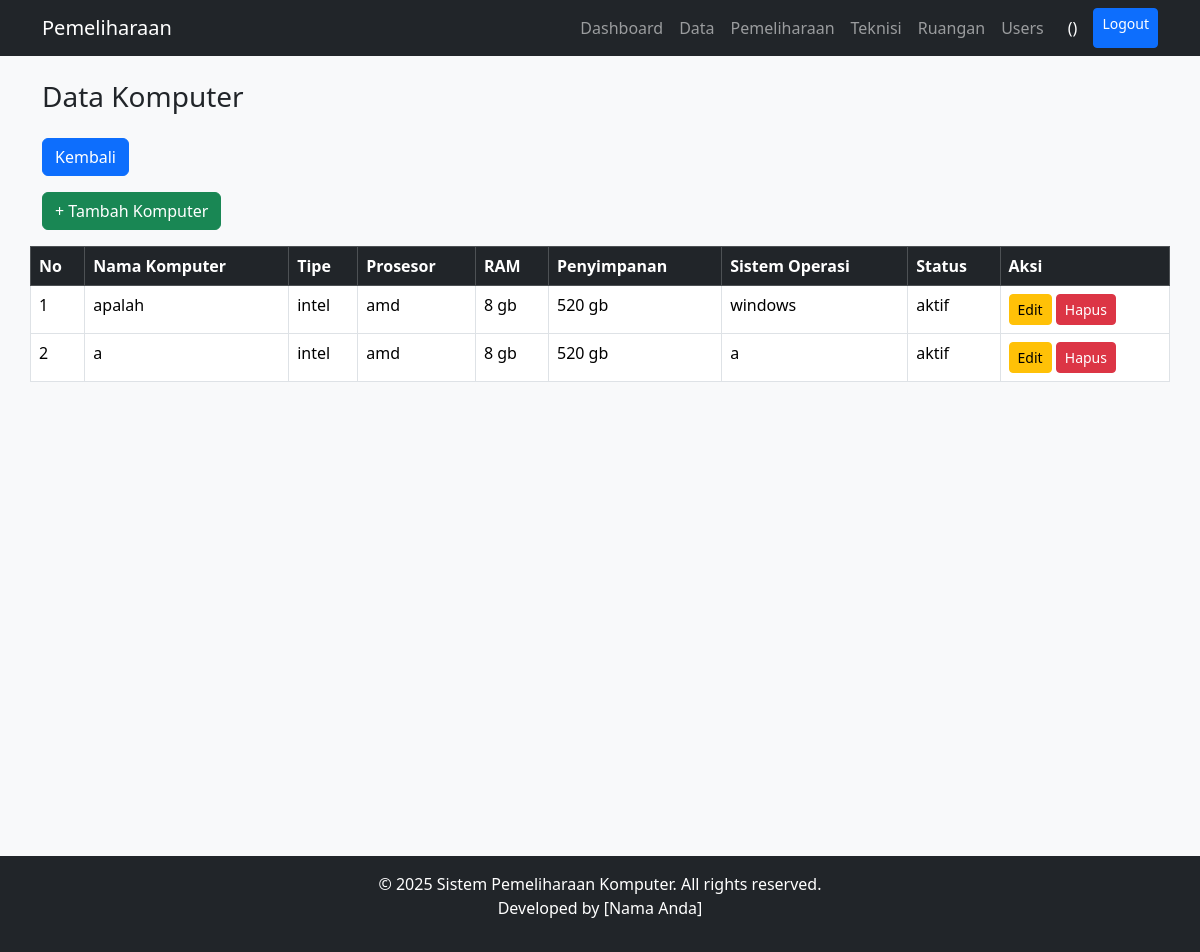
The page /komputer/index.php on the database its author committed.
### tables this page shows
CREATE TABLE `tkomputer` (
  `id_komputer` int NOT NULL,
  `nama_komputer` varchar(100) DEFAULT NULL,
  `tipe_komputer` varchar(50) DEFAULT NULL,
  `prosesor` varchar(100) DEFAULT NULL,
  `ram` varchar(50) DEFAULT NULL,
  `penyimpanan` varchar(50) DEFAULT NULL,
  `sistem_operasi` varchar(50) DEFAULT NULL,
  `id_ruangan` int DEFAULT NULL,
  `tanggal_pembelian` date DEFAULT NULL,
  `status` enum('aktif','rusak','maintenance','lain-lain') DEFAULT NULL
);

### komputer/index.php (the view, shortened to what this page needs)
<?php
include '../config/koneksi.php';
include '../template/navbar.php';
include '../template/header.php';
?>
<div class="container d-flex flex-column min-vh-100">
    <div class="flex-fill">
        <div class="row mt-4">
            <h3>Data Komputer</h3>
            <div class="col-md-3 mt-3">
                <a href="../home/dashboard.php" class="btn btn-primary mb-3">Kembali</a>
                <a href="tambah.php" class="btn btn-success mb-3">+ Tambah Komputer</a>
            </div>
            <table class="table table-bordered table-hover">
                <thead class="table-dark">
                    <tr>
                        <th>No</th>
                        <th>Nama Komputer</th>
                        <th>Tipe</th>
                        <th>Prosesor</th>
                        <th>RAM</th>
                        <th>Penyimpanan</th>
                        <th>Sistem Operasi</th>
                        <th>Status</th>
                        <th>Aksi</th>
                    </tr>
                </thead>
                <tbody>
                <?php
                $no = 1;
                $data = $conn->query("SELECT * FROM tkomputer");
                while($row = $data->fetch_assoc()):
                ?>
                    <tr>
                        <td><?= $no++ ?></td>
                        <td><?= $row['nama_komputer'] ?></td>
                        <td><?= $row['tipe_komputer'] ?></td>
                        <td><?= $row['prosesor'] ?></td>
                        <td><?= $row['ram'] ?></td>
                        <td><?= $row['penyimpanan'] ?></td>
                        <td><?= $row['sistem_operasi'] ?></td>
                        <td><?= $row['status'] ?></td>
                        <td>
                            <a href="edit.php?id=<?= $row['id_komputer'] ?>" class="btn btn-warning btn-sm">Edit</a>
                            <a href="hapus.php?id=<?= $row['id_komputer'] ?>" onclick="return confirm('Yakin?')" class="btn btn-danger btn-sm">Hapus</a>
                        </td>
                    </tr>
                <?php endwhile; ?>
                </tbody>
            </table>
        </div>
    </div>
</div>
<?php
    include '../template/footer.php';
?>

### template/navbar.php (shortened to what this page needs)
<?php
$currentPage = basename($_SERVER['PHP_SELF']);
$logoutPath = ($currentPage === 'dashboard.php') ? '../login/logout.php' : '../login/logout.php';
$baseURL = '/kompjav/';
?>
<nav class="navbar navbar-expand-lg navbar-dark bg-dark">
    <div class="container">
        <a class="navbar-brand" href="#">Pemeliharaan</a>
        <div class="d-flex">
            <ul class="navbar-nav me-auto mb-2 mb-lg-0 light">
                <?php if ($currentPage != 'dashboard.php') : ?>
                    <li class="nav-item">
                        <a class="nav-link" href="<?= $baseURL ?>home/dashboard.php">Dashboard</a>
                    </li>
                <?php endif; ?>
                <li class="nav-item">
                    <a class="nav-link" href="<?= $baseURL ?>komputer/index.php">Data</a>
                </li>
                <li class="nav-item">
                    <a class="nav-link" href="<?= $baseURL ?>pemeliharaan/index.php">Pemeliharaan</a>
                </li>
                <li class="nav-item">
                    <a class="nav-link" href="<?= $baseURL ?>teknisi/index.php">Teknisi</a>
                </li>
                <li class="nav-item">
                    <a class="nav-link" href="<?= $baseURL ?>ruangan/index.php">Ruangan</a>
                </li>
                <li class="nav-item">
                    <a class="nav-link" href="<?= $baseURL ?>user/index.php">Users</a>
                </li>
            </ul>
            <span class="text-white ms-3 me-3 mt-2">
                <?= $_SESSION['user']['nama']; ?> (<?= $_SESSION['user']['hak']; ?>)
            </span>
            <a class="btn btn-primary btn-sm" href="<?= $logoutPath ?>" onclick="return confirm('Yakin ingin logout?')">Logout</a>
        </div>
    </div>
</nav>

### template/header.php (shortened to what this page needs)
<!DOCTYPE html>
<html lang="id">
<head>
    <link rel="stylesheet" href="../assets/bootstrap.min.css">
    <link rel="stylesheet" href="style.css">
</head>
<body class="bg-light">

### template/footer.php (shortened to what this page needs)
<footer class="bg-dark text-white text-center py-3">
    <div class="container">
        <p class="mb-0">© <?= date('Y') ?> Sistem Pemeliharaan Komputer. All rights reserved.</p>
        <p>Developed by [Nama Anda]</p>
    </div>
</footer>
</body>
</html>

### rows shown on the page
tkomputer: nama_komputer "apalah", tipe_komputer "intel", prosesor "amd", ram "8 gb", penyimpanan "520 gb", sistem_operasi "windows", status "aktif"
tkomputer: nama_komputer "a", tipe_komputer "intel", prosesor "amd", ram "8 gb", penyimpanan "520 gb", sistem_operasi "a", status "aktif"
